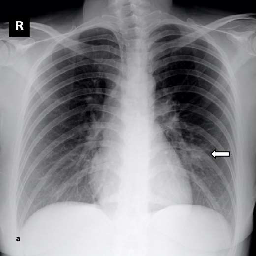
#> input picture Labs/02/SyedUkkashah_Medical_Imaging_Portfolio/task1_chest_xray/data/COVID/COVID_2.png, 256 x 256 px, found by its file name
$ jupyter execute CV_Lab02_Cheatsheet.ipynb
#> lines starting #> are read from the running program, lines starting #| are printed output that depends on the picture; after the words box and inside, x2 and y2 are one past the last pixel; in counts of white or black regions, pixels touching at a corner belong together
# Lab 02 Cheatsheet
**Medical Image Enhancement, Multimodal Fusion & Real-Time Video** | CV Practical Lab Exam

### Contents
| # | Section | # | Section |
|---|---|---|---|
| 0 | Setup & helper functions | 4 | Task 3 - Real-time echo video |
| 1 | Key concepts: `IMREAD_GRAYSCALE` vs `COLOR_BGR2RGB` | 5 | Extras (CLAHE, histograms, saving) |
| 2 | Task 1 - Chest X-ray enhancement | 6 | Function quick reference |
| 3 | Task 2 - CT + MRI fusion | 7 | Common errors & exam checklist |

**Pipeline order to remember (all three tasks):**
`load -> equalize -> colour-map -> channel balance / fuse -> log -> gamma -> display`

---
## 0. Setup & helper functions
Run this cell first. Change the three paths to match the exam files.

| Helper | Purpose |
|---|---|
| `load_gray(path)` | `cv2.imread(..., IMREAD_GRAYSCALE)` that **raises** if the file is missing (imread silently returns `None`) |
| `log_transform(img)` | `s = c * log(1 + r)`, rescaled to 0-255 uint8 |
| `gamma_transform(img, gamma)` | `s = 255 * (r/255) ** gamma`, uint8 |
| `show(images, titles)` | Side-by-side display. Gray arrays use a **fixed 0-255 scale**; colour arrays must already be **RGB** |

[cell 1]
# ============================================================
# IMPORTS
# ============================================================
import os
import cv2
import numpy as np
import pandas as pd
import matplotlib.pyplot as plt

# ============================================================
# PATHS  (edit these)
# ============================================================
XRAY_PATH  = 'data/COVID/COVID_2.png'
CT_PATH    = 'data/synthetic_slices/Patient_001/CT/slice_001.png'
MRI_PATH   = 'data/synthetic_slices/Patient_001/MRI/slice_001.png'
VIDEO_PATH = 'data/EchoNet-Dynamic/Videos/sample.mp4'
# Relative paths are resolved from the NOTEBOOK's folder, not the project root.

# ============================================================
# HELPERS
# ============================================================
def load_gray(path):
#> called with path = 'data/COVID/COVID_2.png'
    img = cv2.imread(path, cv2.IMREAD_GRAYSCALE)      # 1-channel uint8 (H, W)
#> img: shape (256, 256); min 0, max 255, mean 137
    if img is None:                                   # imread does NOT raise on a bad path
        raise FileNotFoundError(path)
    return img

def log_transform(img):
    # expands dark values, compresses bright ones -> reveals faint structure
    out = np.log1p(img.astype(np.float32))
    return cv2.normalize(out, None, 0, 255, cv2.NORM_MINMAX).astype(np.uint8)

def gamma_transform(img, gamma=0.5):
    # gamma < 1 brightens dark areas, gamma > 1 darkens
    out = np.power(img.astype(np.float32) / 255.0, gamma)
    return (out * 255).astype(np.uint8)

def show(images, titles=None, figsize=(15, 5)):
    fig, axes = plt.subplots(1, len(images), figsize=figsize)
    axes = np.atleast_1d(axes)
    for i, (ax, im) in enumerate(zip(axes, images)):
        if im.ndim == 2:
            ax.imshow(im, cmap='gray', vmin=0, vmax=255)   # fixed range: no auto-stretch
        else:
            ax.imshow(im)                                  # must be RGB
        if titles:
            ax.set_title(titles[i])
        ax.axis('off')
    plt.tight_layout()
    plt.show()

---
# 1. Key concepts: `IMREAD_GRAYSCALE` vs `COLOR_BGR2RGB`

`cv2.IMREAD_GRAYSCALE` is a flag for `cv2.imread`. It loads the file as a single-channel 2D array (H×W) with values 0–255.

- Use it when color carries no information: CT, MRI and X-ray images, or any pipeline that needs one intensity channel.
- It is required for `cv2.equalizeHist`, which only accepts single-channel 8-bit images, and for `applyColorMap`, which expects that kind of input.
- If you load a file without it, OpenCV gives you a 3-channel BGR array, even for a gray image.

`cv2.COLOR_BGR2RGB` is a conversion code for `cv2.cvtColor`. It swaps the channel order of a 3-channel image.

- OpenCV stores color in BGR order. Matplotlib, PIL and most other libraries expect RGB.
- Use it when you display, save or pass a color image from OpenCV to one of those libraries. Examples are `plt.imshow` on a color image loaded with `imread` (default flag) or produced by `applyColorMap`.
- Don't use it on single-channel images. They have no channel order to swap, and the call either fails or turns them into 3 channels. That was the cell 1 bug earlier.
- Don't use it between OpenCV functions. `addWeighted`, `resize` and the like work the same in any order, so convert once, right before you display.

**Rule of thumb:** ask how many channels the array has. If it's 1, display it with `cmap='gray'`. If it's 3 and it came from OpenCV, convert BGR to RGB right before showing it.

### Why `vmin=0, vmax=255` matters
`plt.imshow` on a gray image maps the image's *own* min to black and max to white. A dim image (e.g. range 0-130) is stretched and looks brighter than it is, and an image that is already full-range (e.g. after `equalizeHist`) looks unchanged. Pin the range so before/after comparisons are honest.

### Why `imread` "errors" show up somewhere else
`cv2.imread` and `cv2.VideoCapture` do not raise on a wrong path. They return `None` / `isOpened() == False`. The error then appears later (`imshow` of `None` -> *dtype object cannot be converted to float*; `equalizeHist` -> *Assertion failed*). **Always validate right after loading.**

[cell 2]
# ---------- Channel sanity-check template ----------
img_color = np.zeros((4, 4, 3), np.uint8)
img_gray  = np.zeros((4, 4), np.uint8)
print(img_color.shape, '-> 3 channels, from OpenCV: convert BGR->RGB before plt.imshow')
print(img_gray.shape,  '-> 1 channel: plt.imshow(..., cmap="gray"), NO cvtColor')

# Correct colour conversion (3-channel only)
rgb = cv2.cvtColor(img_color, cv2.COLOR_BGR2RGB)
# gray -> 3-channel (only if a later step needs 3 channels)
gray3 = cv2.cvtColor(img_gray, cv2.COLOR_GRAY2BGR)
# 3-channel -> gray
gray1 = cv2.cvtColor(img_color, cv2.COLOR_BGR2GRAY)

---
# 2. Task 1 - Chest X-ray enhancement
**Goal:** improve the visibility of lung structures and dense tissue.

| Step | Function | Purpose |
|---|---|---|
| Load | `cv2.imread(path, cv2.IMREAD_GRAYSCALE)` | single-channel intensity image |
| Equalize | `cv2.equalizeHist(img)` | spreads gray levels over 0-255 to boost contrast |
| Heatmap | `cv2.applyColorMap(eq, cv2.COLORMAP_JET)` | gray -> **BGR** colour map (3-channel) |
| Channel balance | `cv2.split` / `cv2.convertScaleAbs(ch, alpha, beta)` / `cv2.merge` | scale each channel (`alpha` = gain/contrast, `beta` = offset/brightness) |
| Dense tissue mask | `cv2.threshold(eq, 180, 255, THRESH_BINARY)` + `cv2.bitwise_and(..., mask=mask)` | keep only pixels brighter than the threshold |
| Log | `log1p` + `normalize` | brighten faint structure in dark regions |
| Gamma | `(r/255)**gamma * 255` | non-linear brightness; gamma < 1 brightens |

`convertScaleAbs(src, alpha, beta)` computes `saturate_uint8(|src*alpha + beta|)`.
`cv2.threshold` returns **two** values: `(threshold_used, binary_image)`.

[cell 3]
# ---------- TEMPLATE: X-ray enhancement pipeline ----------
img = load_gray(XRAY_PATH)                                  # 1. load (grayscale)

equalized = cv2.equalizeHist(img)                           # 2. histogram equalization

heatmap = cv2.applyColorMap(equalized, cv2.COLORMAP_JET)    # 3. colour map (BGR output)

b, g, r = cv2.split(heatmap)                                # 4. channel balancing
b = cv2.convertScaleAbs(b, alpha=1.0,  beta=0)
g = cv2.convertScaleAbs(g, alpha=1.05, beta=0)
r = cv2.convertScaleAbs(r, alpha=0.95, beta=0)
balanced = cv2.merge([b, g, r])                             # still BGR

_, mask = cv2.threshold(equalized, 180, 255, cv2.THRESH_BINARY)   # 5. dense-tissue mask
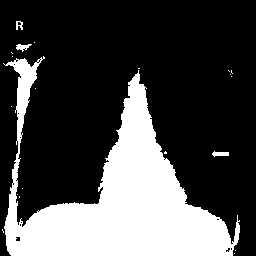
#> mask: shape (256, 256); 28.2% white; 21 white regions (17 under 20 px), largest, box (x1, y1, x2, y2) and area: (3, 56, 240, 256) 18271, (212, 151, 229, 157) 68, (16, 44, 32, 52) 67, (16, 21, 23, 30) 41
dense_tissue = cv2.bitwise_and(equalized, equalized, mask=mask)

log_img   = log_transform(img)                              # 6. log transform
gamma_img = gamma_transform(img, gamma=0.5)                 # 7. gamma correction

show([img, equalized, dense_tissue],
     ['Original', 'Equalized', 'Dense tissue mask'])
#> the loop in show, `for i, (ax, im) in enumerate(zip(axes, images)):` made 3 passes
show([cv2.cvtColor(heatmap,  cv2.COLOR_BGR2RGB),            # convert ONCE, right before display
      cv2.cvtColor(balanced, cv2.COLOR_BGR2RGB)],
     ['Heatmap (JET)', 'Balanced heatmap'], figsize=(10, 5))
#> the loop in show (call 2), `for i, (ax, im) in enumerate(zip(axes, images)):` made 2 passes
show([img, log_img, gamma_img], ['Original', 'Log', 'Gamma 0.5'])

---
# 3. Task 2 - CT + MRI multimodal fusion
**Goal:** combine a CT slice (sharp anatomical edges) with its MRI slice (internal tissue contrast) into one view.

**Order matters:** equalize **each** modality independently -> colour map -> weighted fusion -> log / gamma on the **fused** result -> side-by-side comparison.

| Function | Notes |
|---|---|
| `cv2.addWeighted(src1, alpha, src2, beta, gamma)` | `dst = src1*alpha + src2*beta + gamma`. Both images must have the **same shape and dtype**. Use `alpha + beta = 1`. |
| `cv2.resize(img, (width, height))` | dsize is **(width, height)** - the reverse of `.shape` |

**Weights:** the task asks for a *heavier CT weight* (keeps sharp edges) and a *lighter MRI weight* (highlights tissue). e.g. `CT 0.7`, `MRI 0.3`.
Both inputs are 3-channel BGR at fusion time because `applyColorMap` returns BGR.

**Standalone frames** in the final comparison = the original (or equalized) CT and MRI, **not** the log/gamma versions.

[cell 4]
# ---------- TEMPLATE: CT + MRI fusion ----------
ct  = load_gray(CT_PATH)                                    # 1. load both modalities (grayscale)
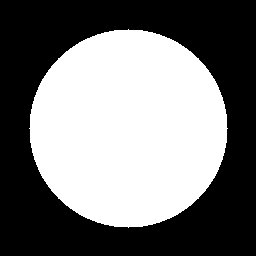
#> input picture Labs/02/SyedUkkashah_Medical_Imaging_Portfolio/task2_cardiac_fusion/data/synthetic_slices/Patient_001/CT/slice_001.png, 256 x 256 px, found by its file name
#> in load_gray (call 2), `img = cv2.imread(path, cv2.IMREAD_GRAYSCALE)`: img: shape (256, 256); values 0 (black) and 130 (white), 46.9% white; 1 white region, box (x1, y1, x2, y2) and area: (29, 29, 228, 228) 30757
mri = load_gray(MRI_PATH)
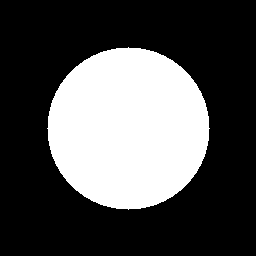
#> input picture Labs/02/SyedUkkashah_Medical_Imaging_Portfolio/task2_cardiac_fusion/data/synthetic_slices/Patient_001/MRI/slice_001.png, 256 x 256 px, found by its file name
#> in load_gray (call 3), `img = cv2.imread(path, cv2.IMREAD_GRAYSCALE)`: img: shape (256, 256); values 0 (black) and 176 (white), 31.4% white; 1 white region, box (x1, y1, x2, y2) and area: (47, 47, 210, 210) 20593

ct_eq  = cv2.equalizeHist(ct)                               # 2. equalize each independently
mri_eq = cv2.equalizeHist(mri)

ct_heat  = cv2.applyColorMap(ct_eq,  cv2.COLORMAP_BONE)     # 3. colour map (BGR)
mri_heat = cv2.applyColorMap(mri_eq, cv2.COLORMAP_JET)      #    e.g. CT in bone, MRI in JET

if ct_heat.shape != mri_heat.shape:                         # 4. shapes must match for addWeighted
    mri_heat = cv2.resize(mri_heat, (ct_heat.shape[1], ct_heat.shape[0]))  # (width, height)

fused = cv2.addWeighted(ct_heat, 0.7, mri_heat, 0.3, 0)     # 5. weighted fusion: heavier CT
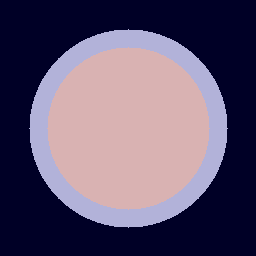
#> fused: shape (256, 256, 3); mean B, G, R 109.8, 83.5, 95.8

fused_log   = log_transform(fused)                          # 6. log then gamma on the FUSED image
fused_final = gamma_transform(fused_log, gamma=0.5)

# 7. comparison: standalone CT, standalone MRI, fused output
show([ct, mri, cv2.cvtColor(fused_final, cv2.COLOR_BGR2RGB)],
     ['CT', 'MRI', 'Fused (log + gamma)'])
#> call 4 of show, with figsize = (15, 5)
#> the loop in show (call 4), `for i, (ax, im) in enumerate(zip(axes, images)):` made 3 passes
#> in show (call 4), `plt.show()`:
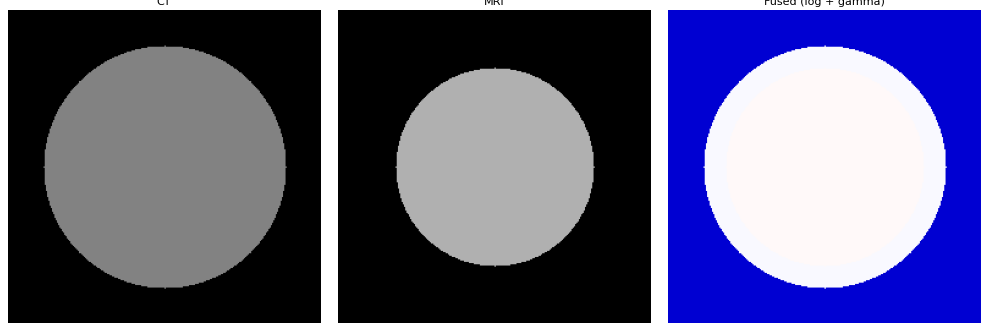
#> figure drawn by matplotlib, 3 panels

### Alternative: matplotlib overlay (no `addWeighted`)
Useful to show MRI as a transparent heatmap over the CT.

[cell 5]
plt.figure(figsize=(5, 5))
plt.imshow(ct, cmap='gray', vmin=0, vmax=255)
plt.imshow(mri, cmap='jet', alpha=0.4, vmin=0, vmax=255)   # alpha = transparency of the top layer
plt.axis('off')
plt.title('CT + MRI overlay')
plt.show()
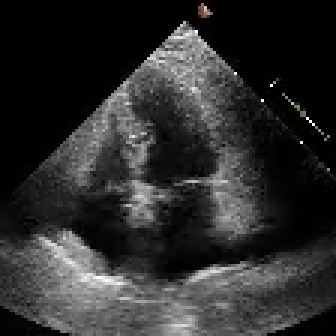
#> input picture frame 14 of Labs/02/SyedUkkashah_Medical_Imaging_Portfolio/task3_echo_analysis/data/EchoNet-Dynamic/Videos/sample.mp4, 112 x 112 px (shown 3 times larger)
#> further down, frame is the input picture: shape (112, 112, 3); mean B, G, R 44.6, 44.6, 44.7

---
# 4. Task 3 - Real-time echo video

**Goal:** apply the same enhancement pipeline to every frame of an echocardiogram video and show raw vs enhanced side by side.

| Function | What it does |
|---|---|
| `cv2.VideoCapture(path)` | Opens a video. **Does not raise** on a bad path; check `cap.isOpened()`. |
| `cap.read()` | Returns `(ret, frame)`. `ret == False` at the end of the video. `frame` is **BGR, 3-channel** |
| `cap.get(cv2.CAP_PROP_FPS)` / `CAP_PROP_FRAME_COUNT` | Video metadata |
| `cap.release()` | Frees the file. **After release, `cap.read()` returns `False` immediately** - re-run the cell that opens the video before replaying |
| `cv2.hconcat([a, b])` | Joins images horizontally. Same height **and** same channel count required |
| `cv2.imshow` / `cv2.waitKey` | Opens an OpenCV window. Works in a plain `.py` script, **not reliably in Jupyter** |

**Frames are colour** (3-channel), so convert to gray first: `cv2.cvtColor(frame, cv2.COLOR_BGR2GRAY)` -> then `equalizeHist` -> `applyColorMap`.

**In Jupyter**, `plt.imshow` inside a loop only draws when the cell ends. Use `clear_output(wait=True)` + `plt.show()` each iteration to get an animation.

[cell 6]
# ---------- TEMPLATE (Jupyter): real-time processing ----------
from IPython.display import clear_output
import time

cap = cv2.VideoCapture(VIDEO_PATH)                          # re-run THIS line before every replay
if not cap.isOpened():
    raise RuntimeError(f'Could not open video: {VIDEO_PATH}')
fps = cap.get(cv2.CAP_PROP_FPS) or 25

def enhance_frame(frame, gamma=0.8):
#> called with gamma = 0.8
    gray = cv2.cvtColor(frame, cv2.COLOR_BGR2GRAY)          # frame is BGR -> 1 channel
    eq   = cv2.equalizeHist(gray)
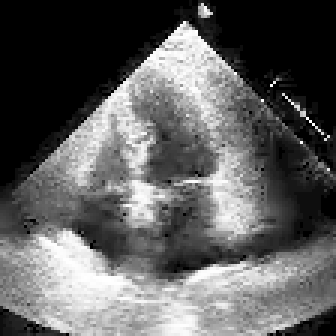
#> eq: shape (112, 112) (shown 3 times larger); min 0, max 255, mean 94.4
    heat = cv2.applyColorMap(eq, cv2.COLORMAP_JET)          # BGR
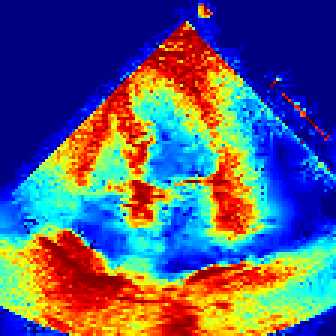
#> heat: shape (112, 112, 3) (shown 3 times larger); mean B, G, R 123.2, 93.7, 88.1
    b, g, r = cv2.split(heat)
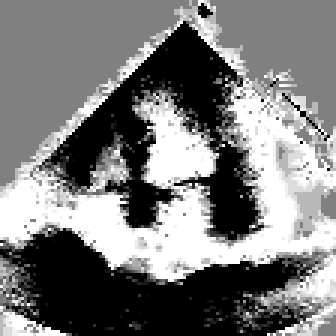
#> b: shape (112, 112) (shown 3 times larger); min 0, max 255, mean 123.2
#> g: shape (112, 112)
#> r: shape (112, 112)
    b = cv2.convertScaleAbs(b, alpha=1.0)
    g = cv2.convertScaleAbs(g, alpha=1.05)
    r = cv2.convertScaleAbs(r, alpha=0.95)
    balanced = cv2.merge([b, g, r])
#> balanced: shape (112, 112, 3)
    return gamma_transform(log_transform(balanced), gamma)
#> in log_transform (call 3), `out = np.log1p(img.astype(np.float32))`:
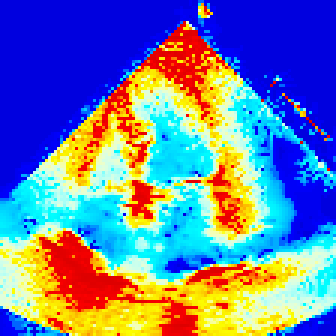
#> out: shape (112, 112, 3) float32 (shown 3 times larger); mean B, G, R 3.63, 2.73, 2.33; drawn with min black and max white

while True:
    ret, frame = cap.read()
    if not ret:                                             # end of video
        break

    enhanced = enhance_frame(frame)
    combined = cv2.hconcat([frame, enhanced])               # raw | enhanced

    clear_output(wait=True)
    plt.figure(figsize=(10, 5))
    plt.imshow(cv2.cvtColor(combined, cv2.COLOR_BGR2RGB))   # convert once, at display
    plt.axis('off')
    plt.show()
    time.sleep(1 / fps)                                     # play at real speed

cap.release()
